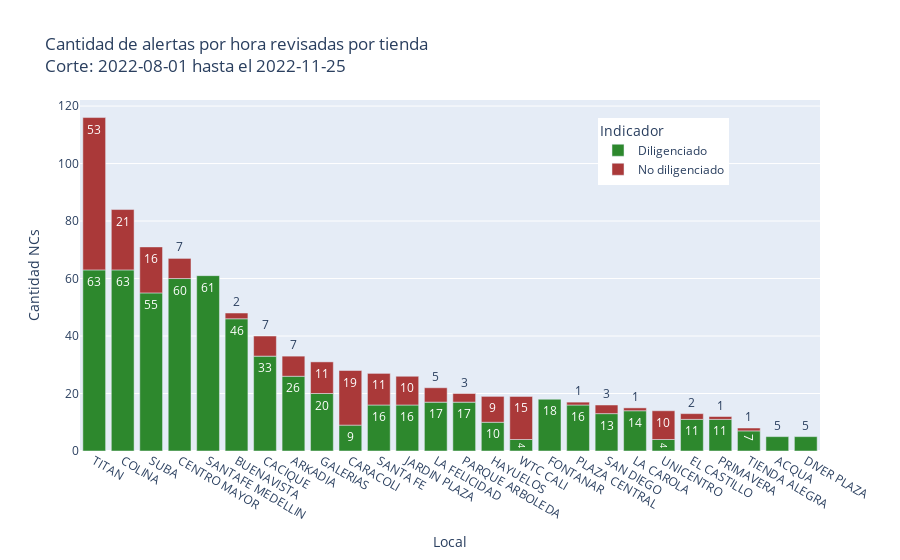

Write notebook code for a chart like this one.
### Code cell
alertas_x_hora["fecha"] =  pd.to_datetime(alertas_x_hora.fecha, yearfirst=True)
al_x_hora = alertas_x_hora.loc[(alertas_x_hora["fecha"] >= fecha_inicio) & (alertas_x_hora["fecha"] <= fecha_final)].reset_index(drop=True)
al_x_hora["Grabación?"] = al_x_hora["Grabación?"].str.upper()
al_x_hora["Grabación?"] = al_x_hora["Grabación?"].fillna("nan")
al_x_hora.loc[(al_x_hora["Grabación?"].str.contains("NO")) | (al_x_hora["Grabación?"].notna()) & (al_x_hora["Cliente?"].notna()) & (al_x_hora["Producto?"].notna()),"Indicador"] = "Diligenciado"
al_x_hora.loc[al_x_hora["Grabación?"] =="nan", "Grabación?" ] = np.nan
print(f'cantidad de alertas generadas en el corte: {al_x_hora.shape[0]}')
al_x_hora.loc[(al_x_hora["Grabación?"].notna()) & (al_x_hora["Cliente?"].notna()) & (al_x_hora["Producto?"].notna()), "Indicador"] = "Diligenciado"
al_x_hora.loc[al_x_hora["Indicador"] != "Diligenciado", "Indicador"] = "No diligenciado"
fig_al_x_hora = al_x_hora.groupby(["Desc_local","Indicador"]).agg({"Cautoriza":"nunique",}).reset_index().sort_values("Cautoriza", ascending=False)
h_fig = px.bar(fig_al_x_hora, x="Desc_local", y="Cautoriza",color="Indicador",text="Cautoriza",color_discrete_map = {'No diligenciado':'rgb(170, 57, 57)','Diligenciado':'rgb(45, 136, 45)'}, title=f"Cantidad de alertas por hora revisadas por tienda <br>Corte: {fecha_inicio} hasta el {fecha_final}", labels={"Desc_local":"Local","Cautoriza":"Cantidad NCs"}) 
h_fig.update_layout(xaxis_categoryorder = 'total descending',legend=dict(yanchor="top", y=0.95, xanchor="left", x=0.7))
h_fig.write_image(f"output/{dt_string}alerta_horas.jpg", height = 600, width = 1000)
h_fig.show()
al_x_hora.to_excel(f"output/{dt_string}_alertas_x_hora.xlsx", index=False)

### Figure 1 — Plotly figure (JSON) as saved in the notebook; plotly's stock layout.template omitted (floating-point values rounded to 4 significant figures)
{"data": [{"alignmentgroup": "True", "hovertemplate": "Indicador=Diligenciado<br>Local=%{x}<br>Cantidad NCs=%{text}<extra></extra>", "legendgroup": "Diligenciado", "marker": {"color": "rgb(45, 136, 45)", "pattern": {"shape": ""}}, "name": "Diligenciado", "offsetgroup": "Diligenciado", "orientation": "v", "showlegend": true, "text": [63, 63, 61, 60, 55, 46, 33, 26, 20, 18, 17, 17, 16, 16, 16, 14, 13, 11, 11, 10, 9, 7, 5, 5, 4, 4], "textposition": "auto", "type": "bar", "x": ["COLINA", "TITAN", "SANTAFE MEDELLIN", "CENTRO MAYOR", "SUBA", "BUENAVISTA", "CACIQUE", "ARKADIA", "GALERIAS", "FONTANAR", "PARQUE ARBOLEDA", "LA FELICIDAD", "JARDIN PLAZA", "PLAZA CENTRAL", "SANTA FE", "LA CAROLA", "SAN DIEGO", "EL CASTILLO", "PRIMAVERA", "HAYUELOS", "CARACOLI", "TIENDA ALEGRA", "ACQUA", "DIVER PLAZA", "UNICENTRO", "WTC CALI"], "xaxis": "x", "y": [63, 63, 61, 60, 55, 46, 33, 26, 20, 18, 17, 17, 16, 16, 16, 14, 13, 11, 11, 10, 9, 7, 5, 5, 4, 4], "yaxis": "y"}, {"alignmentgroup": "True", "hovertemplate": "Indicador=No diligenciado<br>Local=%{x}<br>Cantidad NCs=%{text}<extra></extra>", "legendgroup": "No diligenciado", "marker": {"color": "rgb(170, 57, 57)", "pattern": {"shape": ""}}, "name": "No diligenciado", "offsetgroup": "No diligenciado", "orientation": "v", "showlegend": true, "text": [53, 21, 19, 16, 15, 11, 11, 10, 10, 9, 7, 7, 7, 5, 3, 3, 2, 2, 1, 1, 1, 1], "textposition": "auto", "type": "bar", "x": ["TITAN", "COLINA", "CARACOLI", "SUBA", "WTC CALI", "GALERIAS", "SANTA FE", "JARDIN PLAZA", "UNICENTRO", "HAYUELOS", "CENTRO MAYOR", "CACIQUE", "ARKADIA", "LA FELICIDAD", "SAN DIEGO", "PARQUE ARBOLEDA", "EL CASTILLO", "BUENAVISTA", "PRIMAVERA", "PLAZA CENTRAL", "TIENDA ALEGRA", "LA CAROLA"], "xaxis": "x", "y": [53, 21, 19, 16, 15, 11, 11, 10, 10, 9, 7, 7, 7, 5, 3, 3, 2, 2, 1, 1, 1, 1], "yaxis": "y"}], "layout": {"barmode": "relative", "legend": {"title": {"text": "Indicador"}, "tracegroupgap": 0, "x": 0.7, "xanchor": "left", "y": 0.95, "yanchor": "top"}, "title": {"text": "Cantidad de alertas por hora revisadas por tienda <br>Corte: 2022-08-01 hasta el 2022-11-25"}, "xaxis": {"anchor": "y", "categoryorder": "total descending", "domain": [0, 1], "title": {"text": "Local"}}, "yaxis": {"anchor": "x", "domain": [0, 1], "title": {"text": "Cantidad NCs"}}}}
